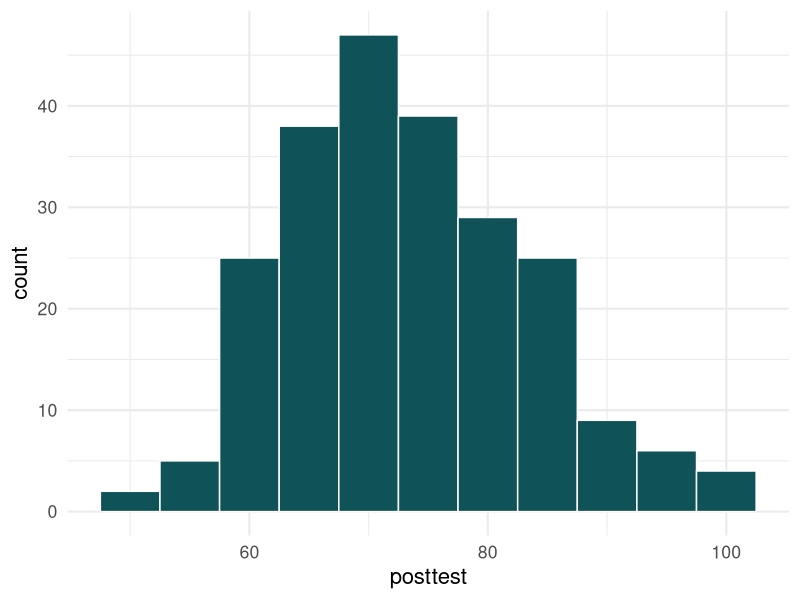
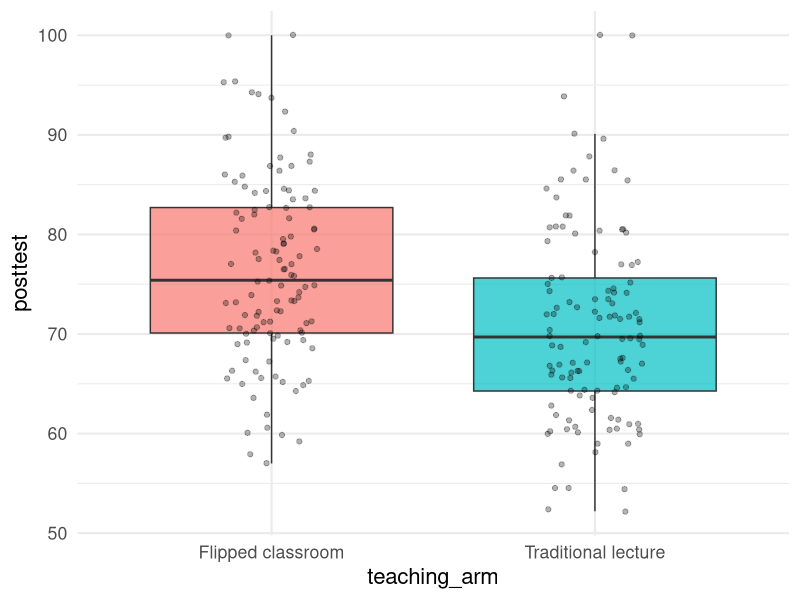
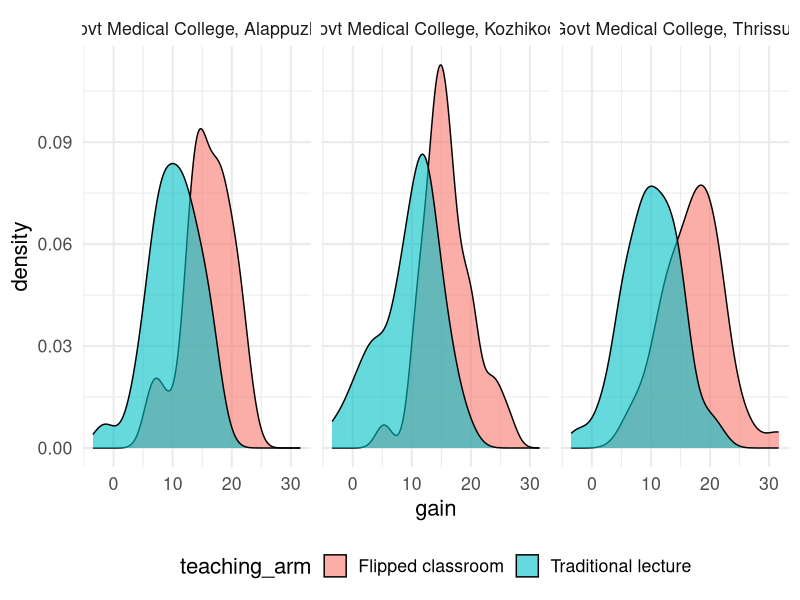

These charts were generated, in order, by the following R code:
## ---- chunk 1
#| include: false
library(tidyverse)
theme_set(theme_minimal(base_size = 16))
students <- read_csv("data/meded_students.csv", show_col_types = FALSE)
## ---- chunk 2
#| output-location: fragment
glimpse(students)
## ---- chunk 3
#| output-location: column-fragment
#| fig-width: 5
#| fig-height: 4
#| warning: true
ggplot(students, aes(posttest)) +
  geom_histogram(binwidth = 5,
                 fill = "#0f5257",
                 colour = "white")
## ---- chunk 4
#| output-location: column-fragment
#| fig-width: 5
#| fig-height: 4
ggplot(students,
       aes(teaching_arm, posttest,
           fill = teaching_arm)) +
  geom_boxplot(alpha = .7,
               outlier.shape = NA) +
  geom_jitter(width = .15, alpha = .3) +
  theme(legend.position = "none")
## ---- chunk 5
#| fig-height: 3.2
#| fig-width: 10
ggplot(students, aes(gain, fill = teaching_arm)) +
  geom_density(alpha = .6) +
  facet_wrap(~ college) +
  theme(legend.position = "bottom")
